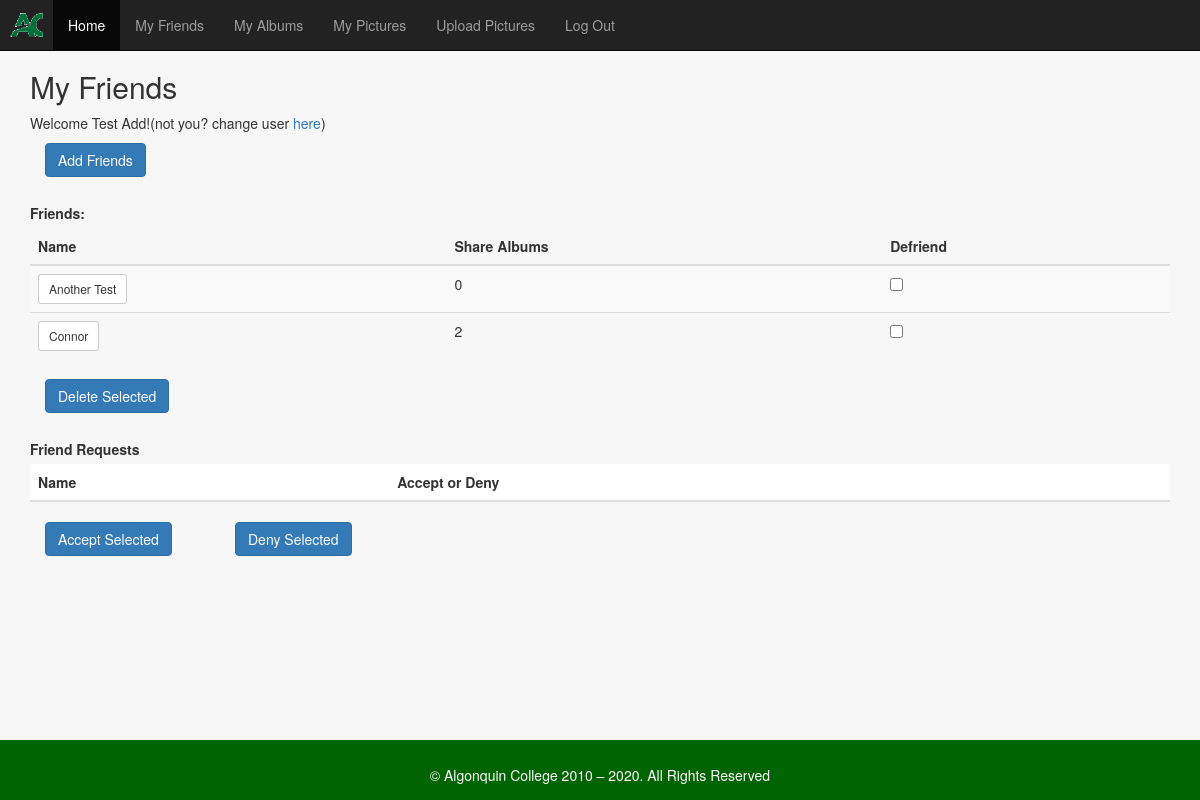
Screenshot of /MyFriends.php (signed in) with the database file from the repository.
### tables this page shows
CREATE TABLE `user` (
  `UserId` varchar(16) NOT NULL,
  `Name` varchar(256) NOT NULL,
  `Phone` varchar(16) DEFAULT NULL,
  `Password` varchar(256) DEFAULT NULL
);

### ProjectCommon/EntityClass.php (called while the page is built, shortened)
<?php
class User{
    private $id;
    private $name;
    public function __construct($id, $name, $phone){
        $this->id = $id;
        $this->name = $name;
    }
    public function getId(){
        return $this->id;
    }
    public function getName(){
        return $this->name;
    }
}

### ProjectCommon/Functions.php (called while the page is built, shortened)
<?php
include_once 'EntityClass.php';
function ConnectSQLServer(){
    $dbConnection = parse_ini_file("db_connection.ini");
    extract($dbConnection);
    $myPdo = new PDO($dsn, $user, $password);
    return $myPdo;
}
function GetUserById($userId) {
    $myPdo = ConnectSQLServer();
    $sqlStatement = 'SELECT * FROM User WHERE UserId = :userId';
    $pStmt = $myPdo->prepare($sqlStatement);
    $pStmt->execute(['userId'=>$userId]);
    $row = $pStmt->fetch(PDO::FETCH_ASSOC);
     if ($row) {
          $user = new User($row['UserId'], $row['Name'], $row['Phone']);
          return $user;
     }
     else {
         return NULL;
     }
}
function GetMyFriends($userId){
    $friends = array();
    $myPdo = ConnectSQLServer();
    $sqlStatement = 'SELECT * FROM Friendship WHERE (Friend_RequesterId = :userId || Friend_RequesteeId = :userId) && Status = "accepted"';
    $pStmt = $myPdo->prepare($sqlStatement);
    $pStmt->execute(['userId'=>$userId]);
    foreach ($pStmt as $row) {
        $firend = new FriendShip($row['Friend_RequesterId'], $row['Friend_RequesteeId'], $row['Status']);
        array_push($friends, $firend);
    }
    if (sizeof($friends) != 0) {
        return $friends;
    }
    else{
        return NULL;
    }
}
function GetUserSharedAlbum($userId){
    $sharedAlbums = array();
    $myPdo = ConnectSQLServer();
    $sqlStatement = 'SELECT * FROM Album WHERE Owner_Id = :userId && Accessibility_Code = "shared"';
    $pStmt = $myPdo->prepare($sqlStatement);
    $pStmt->execute(['userId'=>$userId]);
    foreach ($pStmt as $row){
        $sharedAlbum = new Album($row['Album_Id'], $row['Title'], $row['Date_Updated'], $row['Owner_Id'], $row['Accessibility_Code']);
        array_push($sharedAlbums, $sharedAlbum);
    }
    if (sizeof($sharedAlbums) != 0){
        return $sharedAlbums;
    }
    else{
        return NULL;
    }
}

### MyFriends.php (the view, shortened to what this page needs)
<?php
include 'ProjectCommon/Header.php';
include_once 'ProjectCommon/Functions.php';
$loginUser = unserialize($_SESSION['loginUser']);
$userName = $loginUser->getName();
$userId = $loginUser->getId();
extract($_POST);
$friends = array();
$friendships = GetMyFriends($userId);
if ($friendships != NULL){
    foreach ($friendships as $friendship) {
        $friendId = $friendship->getRequesterId() != $userId? $friendship->getRequesterId(): $friendship->getRequesteeId();
        $friend = GetUserById($friendId);
        if ($friend != NULL){
            array_push($friends, $friend);
        }
    }
}
?>
<div class="container">
    <link rel="stylesheet" href="ProjectContents/Project.css">
    <h2 class="center v-margin">My Friends</h2>
    <p>Welcome <span class="highlight"><?php echo "$userName" ?>!</span>(not you? change user <a href="Login.php">here</a>)</p>
    <div>
        <div class = "col-sm-2"><a class = "btn btn-primary" href="AddFriend.php">Add Friends</a></div>
        <br>
    </div>
    <form action="MyFriends.php" role="form" method="post"  onsubmit="confirmDelete()">
        <br>        <br>
        <label>Friends:</label>
        <div class="friend-tabletable">
            <table class="table table-striped">
                <thead class="thead-dark">
                    <th>Name</th>
                    <th>Share Albums</th>
                    <th>Defriend</th>
                </thead>
                <?php
                    if (sizeof($friends)!= 0){
                        foreach ($friends as $friend){
                            echo "<tr>";
                            $friendName = $friend->getName();
                            $friendId = $friend->getId();
                            $albumLink = "FriendPictures.php?friendId=".$friendId;
                            $friendShareAlbums = GetUserSharedAlbum($friendId);
                            $sharedAlbumsQty = sizeof($friendShareAlbums);
                            echo "<td><a class=\"btn btn-default btn-sm\" href='$albumLink'>$friendName</a></td><td>$sharedAlbumsQty</td>";
                            echo "<td><input type = 'checkbox' name = 'defriends[]'/ value = '$friendId'></td>";
                            echo "</tr>";
                        }
                    }
                ?>
            </table>
        </div>
        <div class = "col-sm-2 "><button type = "submit" name = "btnDefriend" id="btnDefriend" class = "btn btn-primary">Delete Selected</button></div>
        <br>        <br>
        <br>
    </form>
    <div class="table table-hover">
         <form action="MyFriends.php" role="form" method="post">
             <label>Friend Requests</label>
             <div class="request-list">
             <table class="table table-striped">
                  <thead>
                    <th>Name</th>
                    <th>Accept or Deny</th>
                  </thead>
             </table>
             </div>
               <div class = "col-sm-2"><button type = "submit" name = "btnAccept"  class = "btn btn-primary">Accept Selected</button></div>
               <div class = "col-sm-2"><button type="submit" name = "btnDeny" id="btnDeny" class = "btn btn-primary">Deny Selected</button></div>
        </form>
    </div>
   </div>
<?php include 'ProjectCommon/Footer.php' ?>

### ProjectContents/Project.css (style rules this page uses)
a { text-decoration: none; }
body { background-color: rgba(240, 240, 240, 0.61); height: 100%; margin: 0; }

### rows the page displays
user: Name "Another Test", sharedAlbumsQty "0"
user: Name "Connor", sharedAlbumsQty "2"

### other values shown
$userName "Test Add"
Date("Y") "2020"
